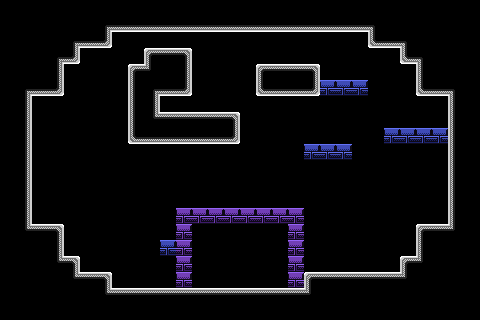

A level layout from a 2D game, rendered from its tile map. Below: a short description, then the map file with tile-grid data replaced by summaries:
An orthogonal 30x20 tile map with 16x16 px tiles, 6 tile layers (bkg_far, bkg_close, ground, onoff_defaultoff, ...), 4 tilesets.

<map version="1.10" tiledversion="1.11.0" orientation="orthogonal" renderorder="right-down" width="30" height="20" tilewidth="16" tileheight="16" infinite="0" nextlayerid="7" nextobjectid="1">
 <tileset firstgid="1" source="../../memory_block.tsx" />
 <tileset firstgid="16" source="../../PlaceholderSprites.tsx" />
 <tileset firstgid="121" source="../../onoff2_block.tsx" />
 <tileset firstgid="136" source="../../onoff_block.tsx" />
 <layer id="4" name="bkg_far" width="30" height="20">
  <properties>
   <property name="unity:sortinglayer" value="Bkg_far" />
  </properties>
  <data>[600 cells, 0 non-empty, 0 distinct tile ids]</data>
 </layer>
 <layer id="1" name="bkg_close" width="30" height="20">
  <properties>
   <property name="unity:sortinglayer" value="Bkg" />
  </properties>
  <data>[600 cells, 0 non-empty, 0 distinct tile ids]</data>
 </layer>
 <layer id="2" name="ground" width="30" height="20">
  <properties>
   <property name="unity:layer" value="Ground" />
   <property name="unity:sortinglayer" value="Ground" />
  </properties>
  <data>[600 cells, 281 non-empty, 14 distinct tile ids]</data>
 </layer>
 <layer id="5" name="onoff_defaultoff" width="30" height="20">
  <properties>
   <property name="unity:layer" value="Ground" />
   <property name="unity:sortinglayer" value="Ground" />
   <property name="unity:tag" value="onoff-defaultoff" />
  </properties>
  <data>[600 cells, 11 non-empty, 1 distinct tile ids]</data>
 </layer>
 <layer id="6" name="onoff2_defaulton" width="30" height="20">
  <properties>
   <property name="unity:layer" value="Ground" />
   <property name="unity:sortinglayer" value="Ground" />
   <property name="unity:tag" value="onoff2-defaulton" />
  </properties>
  <data>[600 cells, 16 non-empty, 1 distinct tile ids]</data>
 </layer>
 <layer id="3" name="foreground" width="30" height="20">
  <properties>
   <property name="unity:sortinglayer" value="Foreground" />
  </properties>
  <data>[600 cells, 0 non-empty, 0 distinct tile ids]</data>
 </layer>
</map>